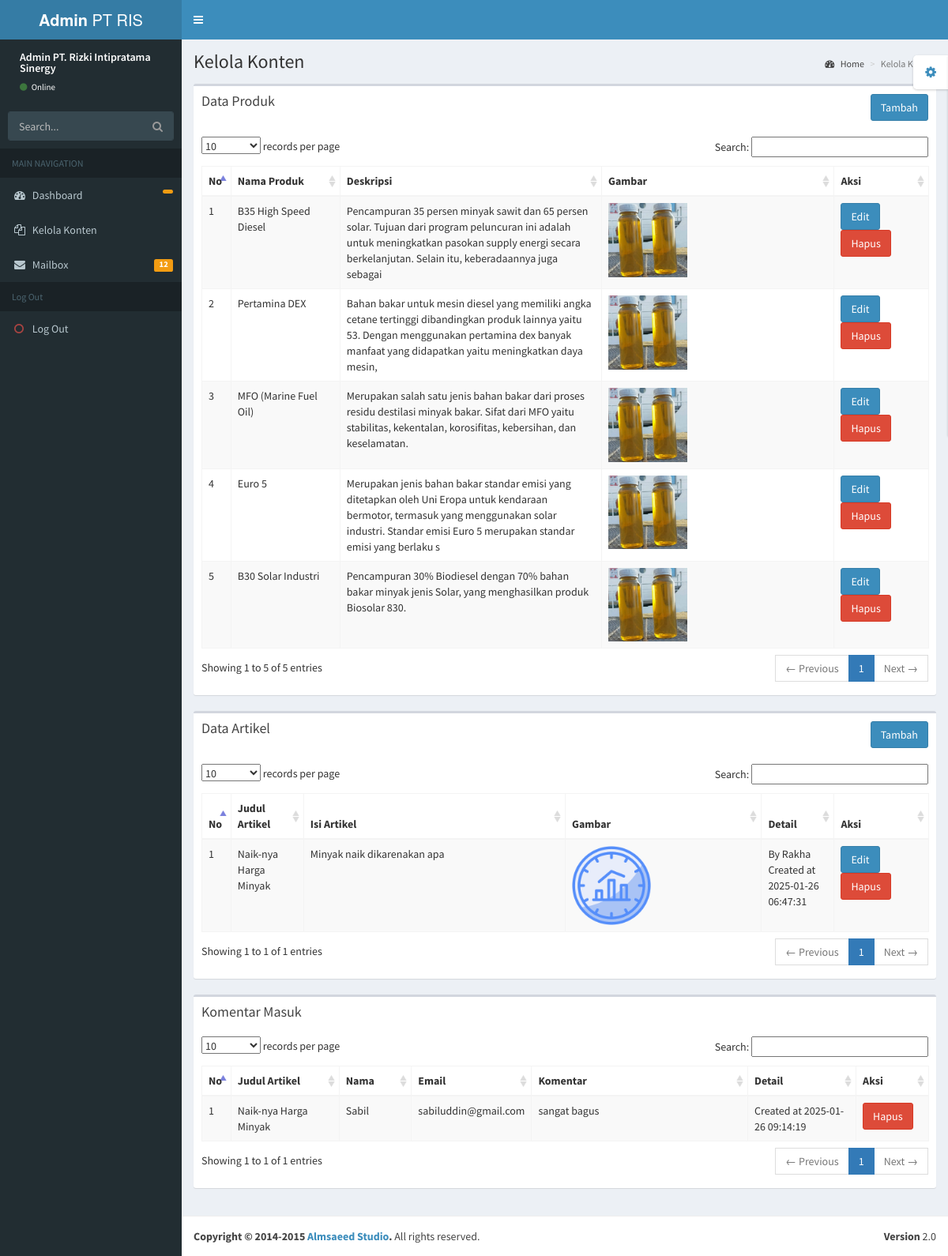
Before: /admin/views/kelola-konten.php (signed in) with the older database file.
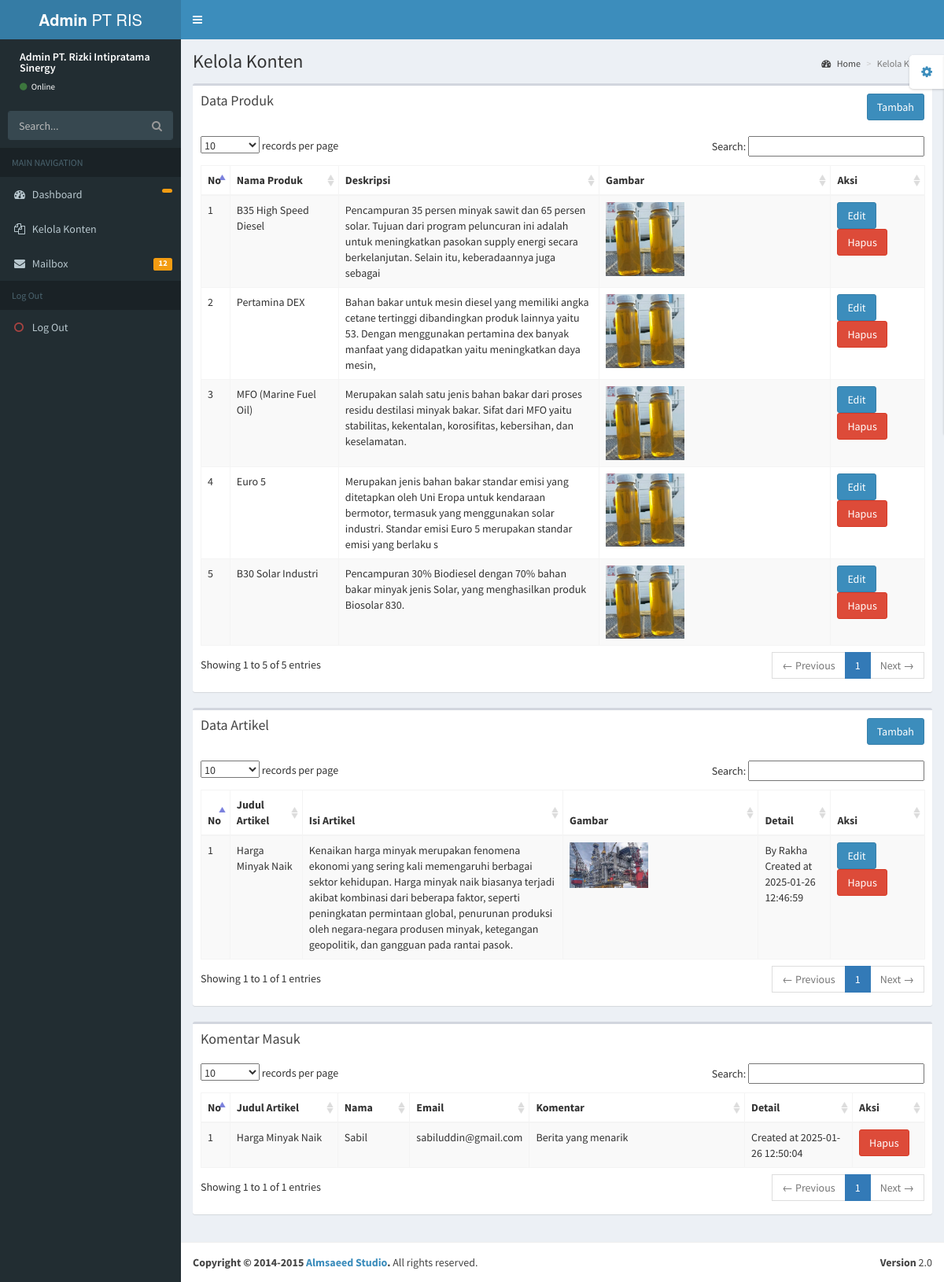
After: the same page with the newer database file.
### tables this page shows
CREATE TABLE `produk` (
  `id` int NOT NULL AUTO_INCREMENT,
  `namaProduk` varchar(100) NOT NULL,
  `deskripsi` varchar(200) NOT NULL,
  `tipe` varchar(255) DEFAULT NULL,
  `ukuran` int DEFAULT NULL,
  `namaGambar` varchar(255) DEFAULT NULL,
  PRIMARY KEY (`id`)
);

CREATE TABLE `artikel` (
  `id` int NOT NULL AUTO_INCREMENT,
  `title` varchar(255) NOT NULL,
  `content` text NOT NULL,
  `namaGambar` varchar(255) DEFAULT NULL,
  `tipeGambar` varchar(50) DEFAULT NULL,
  `ukuranGambar` int DEFAULT NULL,
  `likes` int DEFAULT '0',
  `create_at` datetime DEFAULT CURRENT_TIMESTAMP,
  `namaAuthor` varchar(255) DEFAULT NULL,
  `deskripsiAuthor` varchar(255) DEFAULT NULL,
  PRIMARY KEY (`id`)
);

CREATE TABLE `coment` (
  `id` int NOT NULL AUTO_INCREMENT,
  `nama` varchar(255) NOT NULL,
  `email` varchar(255) NOT NULL,
  `komentar` text NOT NULL,
  `create_at` datetime DEFAULT CURRENT_TIMESTAMP,
  `idArtikel` int DEFAULT NULL,
  PRIMARY KEY (`id`),
  KEY `idArtikel` (`idArtikel`),
  CONSTRAINT `coment_ibfk_1` FOREIGN KEY (`idArtikel`) REFERENCES `artikel` (`id`) ON DELETE CASCADE ON UPDATE CASCADE
);

### admin/views/kelola-konten.php (the view, shortened to what this page needs)
<?php
    require '../../config/database.php';
?>
<!DOCTYPE html>
<html>
    <?php include '../component/head.php'; ?>
    <body class="skin-blue">
        <div class="wrapper">
        <?php include '../component/header.php'; ?>
        <?php include '../component/side-bar.php'; ?>
        <div class="content-wrapper">
            <section class="content-header">
            <h1>
                Kelola Konten
            </h1>
            <ol class="breadcrumb">
                <li><a href="#"><i class="fa fa-dashboard"></i> Home</a></li>
                <li class="active">Kelola Konten</li>
            </ol>
            </section>
            <section class="content">
            <div class="row">
                <div class="col-xs-12">
                    <div class="box">
                        <div class="box-header">
                            <h3 class="box-title">Data Produk</h3>
                            <a href="../controllers/produk-tambah.php" class="btn btn-primary pull-right">Tambah</a>
                        </div>
                        <div class="box-body">
                            <table id="tabel-produk" class="table table-bordered table-striped">
                                <thead>
                                    <tr>
                                        <th>No</th>
                                        <th>Nama Produk</th>
                                        <th>Deskripsi</th>
                                        <th>Gambar</th>
                                        <th>Aksi</th>
                                    </tr>
                                </thead>
                                <tbody>
                                    <?php
                                    try {
                                        $query = $db->query("SELECT * FROM produk");
                                        $no = 1;
                                        while ($row = $query->fetch(PDO::FETCH_ASSOC)) {
                                    ?>
                                        <tr>
                                            <td style="width: 4%;">
                                                <?php echo $no++; ?>
                                            </td>
                                            <td style="width: 15%;">
                                                <?php echo htmlspecialchars($row['namaProduk']); ?>
                                            </td>
                                            <td style="width: 36%;">
                                                <?php echo htmlspecialchars($row['deskripsi']); ?>
                                            </td>
                                            <td style="width: 32%;">
                                                <img src="../../images/<?php echo htmlspecialchars($row['namaGambar']); ?>" alt="gambar" width="100">
                                            </td>
                                            <td style="width: 13%;">
                                                <a href="../controllers/produk-edit.php?id=<?php echo $row['id']; ?>" class="btn btn-primary">Edit</a>
                                                <a href="../controllers/produk-hapus.php?id=<?php echo $row['id']; ?>" class="btn btn-danger" onclick="return confirm('Apakah Anda yakin ingin menghapus data ini?');">Hapus</a>
                                            </td>
                                        </tr>
                                    <?php
                                        }
                                    } catch (PDOException $e) {
                                        echo "<tr><td colspan='5'>Error: " . $e->getMessage() . "</td></tr>";
                                    }
                                    ?>
                                </tbody>
                            </table>
                        </div>
                    </div>
                    <div class="box">
                        <div class="box-header">
                            <h3 class="box-title">Data Artikel</h3>
                            <a href="../controllers/artikel-tambah.php" class="btn btn-primary pull-right">Tambah</a>
                        </div>
                        <div class="box-body">
                            <table id="tabel-artikel" class="table table-bordered table-striped">
                                <thead>
                                    <tr>
                                        <th>No</th>
                                        <th>Judul Artikel</th>
                                        <th>Isi Artikel</th>
                                        <th>Gambar</th>
                                        <th>Detail</th>
                                        <th>Aksi</th>
                                    </tr>
                                </thead>
                                <tbody>
                                    <?php
                                    try {
                                        $query = $db->query("SELECT * FROM artikel");
                                        $no = 1;
                                        while ($row = $query->fetch(PDO::FETCH_ASSOC)) {
                                    ?>
                                        <tr>
                                            <td style="width: 4%;">
                                                <?php echo $no++; ?>
                                            </td>
                                            <td style="width: 10%;">
                                                <?php echo htmlspecialchars($row['title']); ?>
                                            </td>
                                            <td style="width: 36%;">
                                                <?php echo htmlspecialchars($row['content']); ?>
                                            </td>
                                            <td style="width: 27%;">
                                                <img src="../../images/<?php echo htmlspecialchars($row['namaGambar']); ?>" alt="gambar" width="100">
                                            </td>
                                            <td style="width: 10%;">
                                                By <?php
                                                echo htmlspecialchars($row['namaAuthor']); ?> Created at <?php echo htmlspecialchars($row['create_at']); ?>
                                            </td>
                                            <td style="width: 13%;">
                                                <a href="../controllers/artikel-edit.php?id=<?php echo $row['id']; ?>" class="btn btn-primary">Edit</a>
                                                <a href="../controllers/artikel-hapus.php?id=<?php echo $row['id']; ?>" class="btn btn-danger" onclick="return confirm('Apakah Anda yakin ingin menghapus artikel ini?');">Hapus</a>
                                            </td>
                                        </tr>
                                    <?php
                                        }
                                    } catch (PDOException $e) {
                                        echo "<tr><td colspan='5'>Error: " . $e->getMessage() . "</td></tr>";
                                    }
                                    ?>
                                </tbody>
                            </table>
                        </div>
                    </div>
                    <div class="box">
                        <div class="box-header">
                            <h3 class="box-title">Komentar Masuk</h3>
                        </div>
                        <div class="box-body">
                            <table id="tabel-komen" class="table table-bordered table-striped">
                                <thead>
                                    <tr>
                                        <th>No</th>
                                        <th>Judul Artikel</th>
                                        <th>Nama</th>
                                        <th>Email</th>
                                        <th>Komentar</th>
                                        <th>Detail</th>
                                        <th>Aksi</th>
                                    </tr>
                                </thead>
                                <tbody>
                                    <?php
                                    try {
                                        $query = $db->query("SELECT * FROM coment");
                                        $no = 1;
                                        while ($row = $query->fetch(PDO::FETCH_ASSOC)) {
                                    ?>
                                        <tr>
                                            <td style="width: 4%;">
                                                <?php echo $no++; ?>
                                            </td>
                                            <td style="width: 15%;">
                                                <?php
                                                    $query2 = $db->prepare("SELECT title FROM artikel WHERE id = :id");
                                                    $query2->bindParam(':id', $row['idArtikel']);
                                                    $query2->execute();
                                                    $row2 = $query2->fetch(PDO::FETCH_ASSOC);
                                                    echo htmlspecialchars($row2['title']); ?>
                                            </td>
                                            <td style="width: 10%;">
                                                <?php echo htmlspecialchars($row['nama']); ?>
                                            </td>
                                            <td style="width: 16%;">
                                                <?php echo htmlspecialchars($row['email']); ?>
                                            </td>
                                            <td style="width: 30%;">
                                                <?php echo htmlspecialchars($row['komentar']); ?>
                                            </td>
                                            <td style="width: 15%;">
                                                Created at <?php echo htmlspecialchars($row['create_at']); ?>
                                            </td>
                                            <td style="width: 10%;">
                                                <a href="../controllers/komentar-hapus.php?id=<?php echo $row['id']; ?>" class="btn btn-danger" onclick="return confirm('Apakah Anda yakin ingin menghapus komentar ini?');">Hapus</a>
                                            </td>
                                        </tr>
                                    <?php
                                        }
                                    } catch (PDOException $e) {
                                        echo "<tr><td colspan='5'>Error: " . $e->getMessage() . "</td></tr>";
                                    }
                                    ?>
                                </tbody>
                            </table>
                        </div>
                    </div>
                </div>
            </div>
            </section>
        </div>
        <?php include '../component/footer.php'; ?>
        </div>
    </body>
</html>

### admin/component/head.php (shortened to what this page needs)
<head>
    <link href="../bootstrap/css/bootstrap.min.css" rel="stylesheet" type="text/css" />
    <link href="https://maxcdn.bootstrapcdn.com/font-awesome/4.3.0/css/font-awesome.min.css" rel="stylesheet" type="text/css" />
    <link href="http://code.ionicframework.com/ionicons/2.0.0/css/ionicons.min.css" rel="stylesheet" type="text/css" />
    <link href="../plugins/datatables/dataTables.bootstrap.css" rel="stylesheet" type="text/css" />
    <link href="../plugins/morris/morris.css" rel="stylesheet" type="text/css" />
    <link href="../plugins/jvectormap/jquery-jvectormap-1.2.2.css" rel="stylesheet" type="text/css" />
    <link href="../plugins/daterangepicker/daterangepicker-bs3.css" rel="stylesheet" type="text/css" />
    <link href="../dist/css/AdminLTE.min.css" rel="stylesheet" type="text/css" />
    <link href="../dist/css/skins/_all-skins.min.css" rel="stylesheet" type="text/css" />
</head>

### admin/component/header.php (shortened to what this page needs)
<header class="main-header">
    <a href="dashboard.php" class="logo"><b>Admin</b> PT RIS</a>
    <nav class="navbar navbar-static-top" role="navigation">
        <a href="#" class="sidebar-toggle" data-toggle="offcanvas" role="button">
        </a>
    </nav>
</header>

### admin/component/side-bar.php (shortened to what this page needs)
<aside class="main-sidebar">
        <section class="sidebar">
            <div class="user-panel">
                <div class="pull-left info">
                <p>Admin PT. Rizki Intipratama Sinergy</p>
                <a href="#"><i class="fa fa-circle text-success"></i> Online</a>
                </div>
            </div>
            <form action="#" method="get" class="sidebar-form">
                <div class="input-group">
                <input type="text" name="q" class="form-control" placeholder="Search..."/>
                <span class="input-group-btn">
                    <button type='submit' name='search' id='search-btn' class="btn btn-flat"><i class="fa fa-search"></i></button>
                </span>
                </div>
            </form>
            <ul class="sidebar-menu">
                <li class="header">MAIN NAVIGATION</li>
                <li class="<?= ($current_page == 'dashboard.php') ? 'active' : '' ?>">
                    <a href="../views/dashboard.php">
                        <i class="fa fa-dashboard"></i> <span>Dashboard</span>
                        <small class="label pull-right bg-yellow">  </small>
                    </a>
                </li>
                <li class="<?= ($current_page == 'kelola-konten.php') ? 'active' : '' ?>">
                    <a href="../views/kelola-konten.php">
                        <i class="fa fa-files-o"></i> <span>Kelola Konten</span>
                    </a>
                </li>
                <li class="<?= ($current_page == 'mailbox.php') ? 'active' : '' ?>">
                    <a href="../views/mailbox.php">
                        <i class="fa fa-envelope"></i> <span>Mailbox</span>
                        <small class="label pull-right bg-yellow">12</small>
                    </a>
                </li>
                <li class="header">Log Out</li>
                <li><a href="../logout.php"><i class="fa fa-circle-o text-danger"></i> Log Out</a></li>
            </ul>
            </section>
        </aside>

### admin/component/footer.php
<footer class="main-footer">
    <div class="pull-right hidden-xs">
        <b>Version</b> 2.0
        </div>
    <strong>Copyright &copy; 2014-2015 <a href="http://almsaeedstudio.com">Almsaeed Studio</a>.</strong> All rights reserved.
</footer>

Changed rows visible on the page:
removed artikel: title "Naik-nya Harga Minyak", content "Minyak naik dikarenakan apa", namaGambar (picture), namaAuthor "Rakha", create_at "2025-01-26 06:47:31"
removed coment: idArtikel.title "Naik-nya Harga Minyak", nama "Sabil", email "sabiluddin@gmail.com", komentar "sangat bagus", create_at "2025-01-26 09:14:19"
added artikel: title "Harga Minyak Naik", content "Kenaikan harga minyak merupakan fenomena ekonomi yang sering kali memengaruhi berbagai sektor kehidupan. Harga minyak naik biasanya terjadi akibat kombinasi dari beberapa faktor, seperti peningkatan permintaan global, penurunan produksi oleh negara-negara produsen minyak, ketegangan geopolitik, dan gangguan pada rantai pasok.", namaGambar (picture), namaAuthor "Rakha", create_at "2025-01-26 12:46:59"
added coment: idArtikel.title "Harga Minyak Naik", nama "Sabil", email "sabiluddin@gmail.com", komentar "Berita yang menarik", create_at "2025-01-26 12:50:04"
